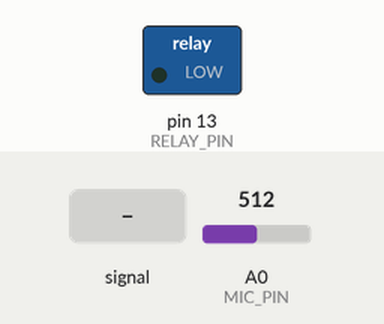
Recording of a sketch running on a simulated Arduino Uno, built with avr-gcc and run on an emulated ATmega328P. Shown: switched loads named in the sketch (green lamp = pin HIGH). Dashed ring = blinking. Inputs (shaded band) come from the test bench; at power-on: A0 (MIC_PIN) = 512.

Above: at 1.2 s.
1.3 s: A0 (MIC_PIN) fed a 200 Hz sine of ±255 counts around its level
At 1.37 s:
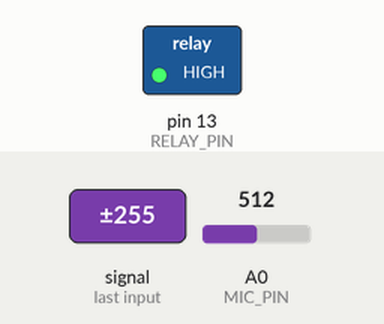
4.3 s: A0 (MIC_PIN) set to 306
At 5.2 s:
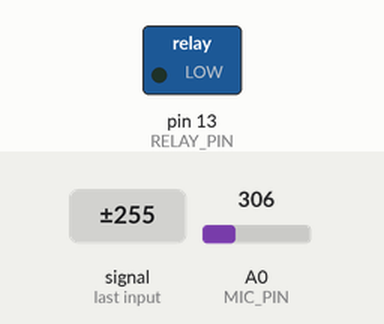
5.8 s: A0 (MIC_PIN) set to 699
7.3 s: A0 (MIC_PIN) set to 733
At 10.2 s:
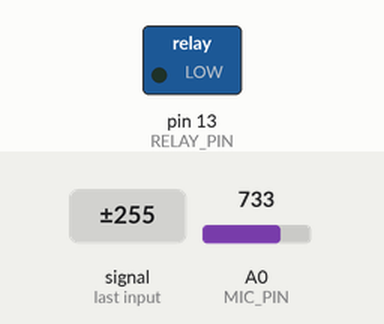
10.3 s: A0 (MIC_PIN) set to 705
At 11.2 s:
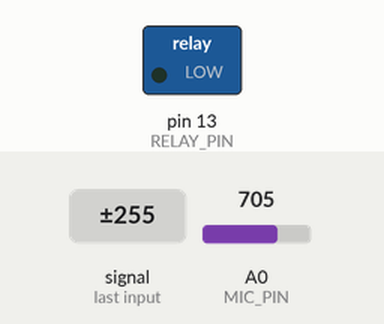
Timing chart, 0 to 12.8 s (numbered marks = the images above; inputs shaded):
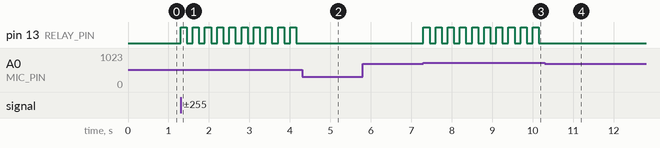

The sketch:

Clap-clap.ino
```cpp
	#define MIC_PIN A0
	#define RELAY_PIN 13

	#define MIC_THRESHOLD 715

	void setup()
	{
		pinMode(RELAY_PIN, OUTPUT);
	}

	void loop()
	{
		if(analogRead(MIC_PIN) >= MIC_THRESHOLD)
		{
			digitalWrite(RELAY_PIN, !digitalRead(RELAY_PIN));
			delay(150);
		}
	}
```

Measured:
- the behaviour switches between 714 and 715 on A0 (MIC_PIN) (found by bisection; images 2 and 3)
- after the input at 1.3 s, pin 13 (RELAY_PIN): alternates HIGH for 0.15 s and LOW for 0.15 s, starting at once
- after the input at 4.3 s, pin 13 (RELAY_PIN): stops changing and stays LOW
- after the input at 5.8 s, every drawn part: stays the same
- after the input at 7.3 s, pin 13 (RELAY_PIN): alternates HIGH for 0.15 s and LOW for 0.15 s, starting at once
- after the input at 10.3 s, pin 13 (RELAY_PIN): stops changing and stays LOW
